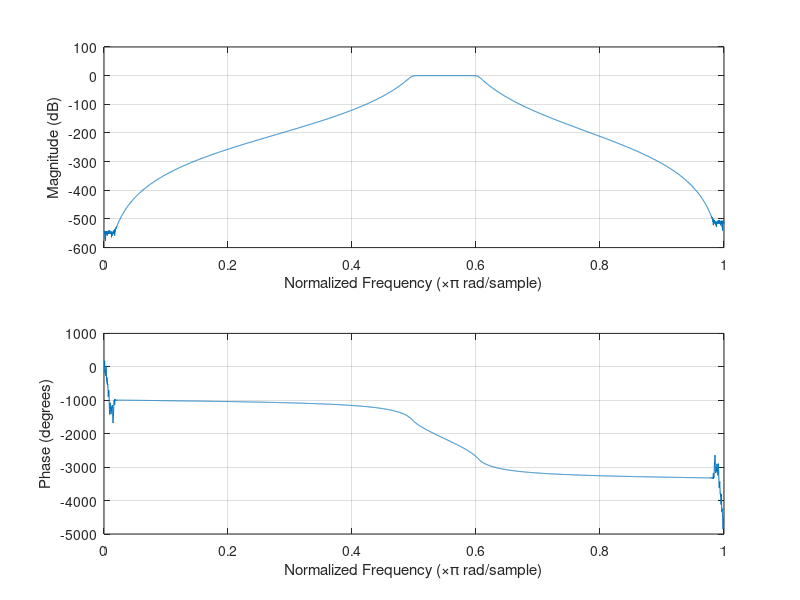

Here is the MATLAB script that generated this plot:
#! /usr/bin/octave -qf
1;
clear all;

# Variables iniciales
fm = 10000;

normalizar = fm / 2;

Ws1 = 2300 / normalizar;
Wp1 = 2500 / normalizar;
Wp2 = 3000 / normalizar;
Ws2 = 3200 / normalizar;

Rp = 0.7; #db
Rs = 55; #db

# Calculamos el orden y el cutoff 
[n, Wc] = buttord([Wp1, Wp2], [Ws1, Ws2], Rp, Rs);

# Generamos los coeficientes del filtro
[b,a] = butter(n, Wc);

freqz(b,a,fm/2);

